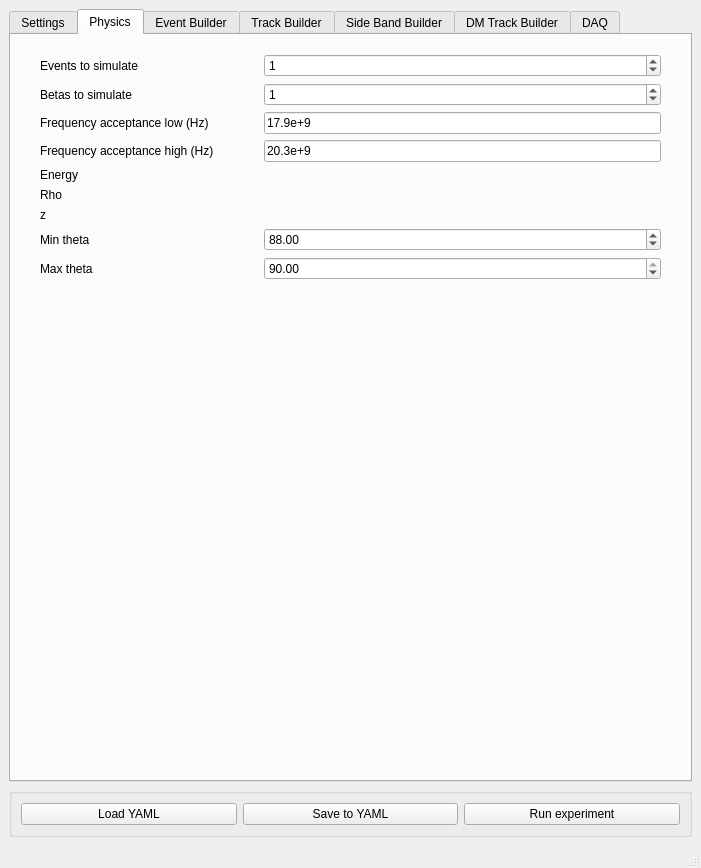
<?xml version="1.0" encoding="UTF-8"?>
<ui version="4.0">
 <class>MainWindow</class>
 <widget class="QMainWindow" name="MainWindow">
  <property name="geometry">
   <rect>
    <x>0</x>
    <y>0</y>
    <width>701</width>
    <height>868</height>
   </rect>
  </property>
  <property name="windowTitle">
   <string>MainWindow</string>
  </property>
  <widget class="QWidget" name="centralwidget">
   <layout class="QVBoxLayout" name="verticalLayout_9">
    <item>
     <widget class="QTabWidget" name="tabWidget">
      <property name="sizePolicy">
       <sizepolicy hsizetype="Expanding" vsizetype="MinimumExpanding">
        <horstretch>0</horstretch>
        <verstretch>0</verstretch>
       </sizepolicy>
      </property>
      <property name="tabPosition">
       <enum>QTabWidget::TabPosition::North</enum>
      </property>
      <property name="currentIndex">
       <number>1</number>
      </property>
      <widget class="QWidget" name="settings_tab">
       <attribute name="title">
        <string>Settings</string>
       </attribute>
       <layout class="QVBoxLayout" name="verticalLayout_2">
        <item>
         <layout class="QFormLayout" name="settings_form">
          <property name="horizontalSpacing">
           <number>50</number>
          </property>
          <property name="leftMargin">
           <number>20</number>
          </property>
          <property name="topMargin">
           <number>10</number>
          </property>
          <property name="rightMargin">
           <number>20</number>
          </property>
          <property name="bottomMargin">
           <number>10</number>
          </property>
          <item row="0" column="0">
           <widget class="QLabel" name="simDAQLabel">
            <property name="text">
             <string>Simulate DAQ?</string>
            </property>
           </widget>
          </item>
          <item row="0" column="1">
           <widget class="QCheckBox" name="simDAQCheckBox">
            <property name="checked">
             <bool>true</bool>
            </property>
           </widget>
          </item>
          <item row="1" column="0">
           <widget class="QLabel" name="randSeedLabel">
            <property name="text">
             <string>Random seed</string>
            </property>
           </widget>
          </item>
          <item row="1" column="1">
           <widget class="QLineEdit" name="randSeedLineEdit">
            <property name="enabled">
             <bool>false</bool>
            </property>
            <property name="text">
             <string>chirality</string>
            </property>
           </widget>
          </item>
          <item row="2" column="0">
           <widget class="QLabel" name="useHardwareEntropyLabel">
            <property name="text">
             <string>Use hardware entropy</string>
            </property>
           </widget>
          </item>
          <item row="2" column="1">
           <widget class="QCheckBox" name="useHardwareEntropyCheckBox">
            <property name="checked">
             <bool>true</bool>
            </property>
           </widget>
          </item>
         </layout>
        </item>
       </layout>
      </widget>
      <widget class="QWidget" name="physics_tab">
       <attribute name="title">
        <string>Physics</string>
       </attribute>
       <layout class="QVBoxLayout" name="verticalLayout_3">
        <item>
         <layout class="QFormLayout" name="physics_form">
          <property name="horizontalSpacing">
           <number>50</number>
          </property>
          <property name="leftMargin">
           <number>20</number>
          </property>
          <property name="topMargin">
           <number>10</number>
          </property>
          <property name="rightMargin">
           <number>20</number>
          </property>
          <property name="bottomMargin">
           <number>10</number>
          </property>
          <item row="0" column="0">
           <widget class="QLabel" name="eventsToSimulateLabel">
            <property name="text">
             <string>Events to simulate</string>
            </property>
           </widget>
          </item>
          <item row="0" column="1">
           <widget class="QSpinBox" name="eventsToSimulateSpinBox">
            <property name="minimum">
             <number>-1</number>
            </property>
            <property name="maximum">
             <number>1000000</number>
            </property>
            <property name="value">
             <number>1</number>
            </property>
           </widget>
          </item>
          <item row="1" column="0">
           <widget class="QLabel" name="betasToSimulateLabel">
            <property name="text">
             <string>Betas to simulate</string>
            </property>
           </widget>
          </item>
          <item row="1" column="1">
           <widget class="QSpinBox" name="betasToSimulateSpinBox">
            <property name="minimum">
             <number>-1</number>
            </property>
            <property name="maximum">
             <number>1000000</number>
            </property>
            <property name="value">
             <number>1</number>
            </property>
           </widget>
          </item>
          <item row="2" column="0">
           <widget class="QLabel" name="freqAcceptanceLowLabel">
            <property name="text">
             <string>Frequency acceptance low (Hz)</string>
            </property>
           </widget>
          </item>
          <item row="3" column="0">
           <widget class="QLabel" name="freqAcceptanceHighLabel">
            <property name="text">
             <string>Frequency acceptance high (Hz)</string>
            </property>
           </widget>
          </item>
          <item row="4" column="0">
           <widget class="QLabel" name="energyLabel">
            <property name="text">
             <string>Energy</string>
            </property>
           </widget>
          </item>
          <item row="4" column="1">
           <widget class="DistributionWidget" name="energyWidget" native="true"/>
          </item>
          <item row="5" column="0">
           <widget class="QLabel" name="rhoLabel">
            <property name="text">
             <string>Rho</string>
            </property>
           </widget>
          </item>
          <item row="5" column="1">
           <widget class="DistributionWidget" name="rhoWidget" native="true"/>
          </item>
          <item row="6" column="0">
           <widget class="QLabel" name="zLabel">
            <property name="text">
             <string>z</string>
            </property>
           </widget>
          </item>
          <item row="6" column="1">
           <widget class="DistributionWidget" name="zWidget" native="true"/>
          </item>
          <item row="7" column="0">
           <widget class="QLabel" name="minThetaLabel">
            <property name="text">
             <string>Min theta</string>
            </property>
           </widget>
          </item>
          <item row="7" column="1">
           <widget class="QDoubleSpinBox" name="minThetaDoubleSpinBox">
            <property name="maximum">
             <double>90.000000000000000</double>
            </property>
            <property name="value">
             <double>88.000000000000000</double>
            </property>
           </widget>
          </item>
          <item row="8" column="0">
           <widget class="QLabel" name="maxThetaLabel">
            <property name="text">
             <string>Max theta</string>
            </property>
           </widget>
          </item>
          <item row="8" column="1">
           <widget class="QDoubleSpinBox" name="maxThetaDoubleSpinBox">
            <property name="maximum">
             <double>90.000000000000000</double>
            </property>
            <property name="singleStep">
             <double>1.000000000000000</double>
            </property>
            <property name="value">
             <double>90.000000000000000</double>
            </property>
           </widget>
          </item>
          <item row="2" column="1">
           <widget class="QLineEdit" name="freqAcceptanceLowLineEdit">
            <property name="text">
             <string>17.9e+9</string>
            </property>
           </widget>
          </item>
          <item row="3" column="1">
           <widget class="QLineEdit" name="freqAcceptanceHighLineEdit">
            <property name="text">
             <string>20.3e+9</string>
            </property>
           </widget>
          </item>
         </layout>
        </item>
       </layout>
      </widget>
      <widget class="QWidget" name="eventbuilder_tab">
       <attribute name="title">
        <string>Event Builder</string>
       </attribute>
       <layout class="QVBoxLayout" name="verticalLayout">
        <item>
         <layout class="QFormLayout" name="eventbuilder_form">
          <property name="horizontalSpacing">
           <number>50</number>
          </property>
          <property name="leftMargin">
           <number>20</number>
          </property>
          <property name="topMargin">
           <number>10</number>
          </property>
          <property name="rightMargin">
           <number>20</number>
          </property>
          <property name="bottomMargin">
           <number>10</number>
          </property>
          <item row="0" column="0">
           <widget class="QLabel" name="mainFieldLabel">
            <property name="text">
             <string>Main field (T)</string>
            </property>
           </widget>
          </item>
          <item row="0" column="1">
           <widget class="QLineEdit" name="mainFieldLineEdit">
            <property name="text">
             <string>[1.0, 2.0]</string>
            </property>
           </widget>
          </item>
          <item row="1" column="0">
           <widget class="QLabel" name="trapCurrentLabel">
            <property name="text">
             <string>Trap current (A)</string>
            </property>
           </widget>
          </item>
          <item row="1" column="1">
           <widget class="QLineEdit" name="trapCurrentLineEdit">
            <property name="text">
             <string>[0.5538461538461538, 1.107692307692308]</string>
            </property>
           </widget>
          </item>
          <item row="2" column="0">
           <widget class="QLabel" name="decayCellRadiusLabel">
            <property name="text">
             <string>Decay cell radius (m)</string>
            </property>
           </widget>
          </item>
          <item row="2" column="1">
           <widget class="QLineEdit" name="decayCellRadiusLineEdit">
            <property name="text">
             <string>5.78e-3</string>
            </property>
           </widget>
          </item>
         </layout>
        </item>
       </layout>
      </widget>
      <widget class="QWidget" name="trackbuilder_tab">
       <attribute name="title">
        <string>Track Builder</string>
       </attribute>
       <layout class="QVBoxLayout" name="verticalLayout_5">
        <item>
         <layout class="QFormLayout" name="trackbuilder_form">
          <property name="horizontalSpacing">
           <number>50</number>
          </property>
          <property name="leftMargin">
           <number>20</number>
          </property>
          <property name="topMargin">
           <number>10</number>
          </property>
          <property name="rightMargin">
           <number>20</number>
          </property>
          <property name="bottomMargin">
           <number>10</number>
          </property>
          <item row="0" column="0">
           <widget class="QLabel" name="startTimeLabel">
            <property name="text">
             <string>Start time</string>
            </property>
           </widget>
          </item>
          <item row="0" column="1">
           <widget class="DistributionWidget" name="startTimeWidget" native="true"/>
          </item>
          <item row="1" column="0">
           <widget class="QLabel" name="trackLengthLabel">
            <property name="text">
             <string>Track length</string>
            </property>
           </widget>
          </item>
          <item row="1" column="1">
           <widget class="DistributionWidget" name="trackLengthWidget" native="true"/>
          </item>
          <item row="2" column="0">
           <widget class="QLabel" name="energyLossLabel">
            <property name="text">
             <string>Energy loss</string>
            </property>
           </widget>
          </item>
          <item row="2" column="1">
           <widget class="DistributionWidget" name="energyLossWidget" native="true"/>
          </item>
          <item row="3" column="0">
           <widget class="QLabel" name="scatteringAngleLabel">
            <property name="text">
             <string>Scattering angle</string>
            </property>
           </widget>
          </item>
          <item row="3" column="1">
           <widget class="DistributionWidget" name="scatteringAngleWidget" native="true"/>
          </item>
          <item row="4" column="0">
           <widget class="QLabel" name="fracElasticLabel">
            <property name="text">
             <string>Elastic scattering fraction</string>
            </property>
           </widget>
          </item>
          <item row="4" column="1">
           <widget class="QDoubleSpinBox" name="fracElasticDoubleSpinBox">
            <property name="decimals">
             <number>4</number>
            </property>
            <property name="maximum">
             <double>1.000000000000000</double>
            </property>
            <property name="singleStep">
             <double>0.010000000000000</double>
            </property>
            <property name="value">
             <double>1.000000000000000</double>
            </property>
           </widget>
          </item>
          <item row="5" column="0">
           <widget class="QLabel" name="maxNumberOfJumpsLabel">
            <property name="text">
             <string>Max number of jumps</string>
            </property>
           </widget>
          </item>
          <item row="5" column="1">
           <widget class="QSpinBox" name="maxNumberOfJumpsSpinBox">
            <property name="value">
             <number>1</number>
            </property>
           </widget>
          </item>
          <item row="6" column="0">
           <widget class="QLabel" name="voltageOnTimeLabel">
            <property name="text">
             <string>Voltage on time (ms)</string>
            </property>
           </widget>
          </item>
          <item row="6" column="1">
           <widget class="QDoubleSpinBox" name="voltageOnTimeDoubleSpinBox">
            <property name="decimals">
             <number>4</number>
            </property>
            <property name="singleStep">
             <double>0.005000000000000</double>
            </property>
            <property name="value">
             <double>0.168000000000000</double>
            </property>
           </widget>
          </item>
          <item row="7" column="0">
           <widget class="QLabel" name="voltageOffTimeLabel">
            <property name="text">
             <string>Voltage off time (ms)</string>
            </property>
           </widget>
          </item>
          <item row="7" column="1">
           <widget class="QDoubleSpinBox" name="voltageOffTimeDoubleSpinBox">
            <property name="decimals">
             <number>4</number>
            </property>
            <property name="value">
             <double>10.000000000000000</double>
            </property>
           </widget>
          </item>
          <item row="8" column="0">
           <widget class="QLabel" name="voltageFractionalOffsetLabel">
            <property name="text">
             <string>Voltage fractional offset</string>
            </property>
           </widget>
          </item>
          <item row="8" column="1">
           <widget class="QDoubleSpinBox" name="voltageFractionalOffsetDoubleSpinBox">
            <property name="decimals">
             <number>4</number>
            </property>
            <property name="maximum">
             <double>1.000000000000000</double>
            </property>
            <property name="singleStep">
             <double>0.010000000000000</double>
            </property>
            <property name="value">
             <double>0.100000000000000</double>
            </property>
           </widget>
          </item>
         </layout>
        </item>
       </layout>
      </widget>
      <widget class="QWidget" name="sideband_tab">
       <attribute name="title">
        <string>Side Band Builder</string>
       </attribute>
       <layout class="QVBoxLayout" name="verticalLayout_6">
        <item>
         <layout class="QFormLayout" name="sideband_form">
          <property name="fieldGrowthPolicy">
           <enum>QFormLayout::FieldGrowthPolicy::ExpandingFieldsGrow</enum>
          </property>
          <property name="horizontalSpacing">
           <number>50</number>
          </property>
          <property name="leftMargin">
           <number>20</number>
          </property>
          <property name="topMargin">
           <number>10</number>
          </property>
          <property name="rightMargin">
           <number>20</number>
          </property>
          <property name="bottomMargin">
           <number>10</number>
          </property>
          <item row="0" column="0">
           <widget class="QLabel" name="sidebandNumberLabel">
            <property name="text">
             <string>Sideband number</string>
            </property>
           </widget>
          </item>
          <item row="0" column="1">
           <widget class="QSpinBox" name="sidebandNumberSpinBox">
            <property name="value">
             <number>1</number>
            </property>
           </widget>
          </item>
          <item row="1" column="0">
           <widget class="QLabel" name="fracTotalTrackPowerCutLabel">
            <property name="text">
             <string>Sideband fractional power threshold</string>
            </property>
           </widget>
          </item>
          <item row="1" column="1">
           <widget class="QDoubleSpinBox" name="fracTotalTrackPowerCutDoubleSpinBox">
            <property name="decimals">
             <number>4</number>
            </property>
            <property name="maximum">
             <double>1.000000000000000</double>
            </property>
            <property name="singleStep">
             <double>0.010000000000000</double>
            </property>
           </widget>
          </item>
          <item row="2" column="0">
           <widget class="QLabel" name="harmonicSidebandsLabel">
            <property name="text">
             <string>Harmonic sidebands</string>
            </property>
           </widget>
          </item>
          <item row="2" column="1">
           <widget class="QCheckBox" name="harmonicSidebandsCheckBox"/>
          </item>
          <item row="3" column="0">
           <widget class="QLabel" name="magneticModulationLabel">
            <property name="text">
             <string>Magnetic modulation</string>
            </property>
           </widget>
          </item>
          <item row="3" column="1">
           <widget class="QCheckBox" name="magneticModulationCheckBox">
            <property name="checked">
             <bool>true</bool>
            </property>
           </widget>
          </item>
         </layout>
        </item>
       </layout>
      </widget>
      <widget class="QWidget" name="dmtrack_tab">
       <attribute name="title">
        <string>DM Track Builder</string>
       </attribute>
       <layout class="QVBoxLayout" name="verticalLayout_7">
        <item>
         <layout class="QFormLayout" name="dmtrack_form">
          <property name="horizontalSpacing">
           <number>50</number>
          </property>
          <property name="leftMargin">
           <number>20</number>
          </property>
          <property name="topMargin">
           <number>10</number>
          </property>
          <property name="rightMargin">
           <number>20</number>
          </property>
          <property name="bottomMargin">
           <number>10</number>
          </property>
          <item row="0" column="0">
           <widget class="QLabel" name="mixerFreqLabel">
            <property name="text">
             <string>Down mixer frequency (Hz)</string>
            </property>
           </widget>
          </item>
          <item row="0" column="1">
           <widget class="QLineEdit" name="mixerFreqLineEdit">
            <property name="text">
             <string>17.9e+9</string>
            </property>
           </widget>
          </item>
         </layout>
        </item>
       </layout>
      </widget>
      <widget class="QWidget" name="daq_tab">
       <property name="enabled">
        <bool>true</bool>
       </property>
       <attribute name="title">
        <string>DAQ</string>
       </attribute>
       <layout class="QVBoxLayout" name="verticalLayout_8">
        <item>
         <layout class="QFormLayout" name="daq_form">
          <property name="horizontalSpacing">
           <number>50</number>
          </property>
          <property name="leftMargin">
           <number>20</number>
          </property>
          <property name="topMargin">
           <number>10</number>
          </property>
          <property name="rightMargin">
           <number>20</number>
          </property>
          <property name="bottomMargin">
           <number>10</number>
          </property>
          <item row="0" column="0">
           <widget class="QLabel" name="acqLengthLabel">
            <property name="text">
             <string>Acquisition file length (s)</string>
            </property>
           </widget>
          </item>
          <item row="0" column="1">
           <widget class="QDoubleSpinBox" name="acqLengthDoubleSpinBox">
            <property name="singleStep">
             <double>0.100000000000000</double>
            </property>
            <property name="value">
             <double>1.000000000000000</double>
            </property>
           </widget>
          </item>
          <item row="1" column="0">
           <widget class="QLabel" name="nAcquisitionsLabel">
            <property name="text">
             <string>Number of acquisitions</string>
            </property>
           </widget>
          </item>
          <item row="1" column="1">
           <widget class="QSpinBox" name="nAcquisitionsSpinBox">
            <property name="value">
             <number>1</number>
            </property>
           </widget>
          </item>
          <item row="2" column="0">
           <widget class="QLabel" name="freqBandwidthLabel">
            <property name="text">
             <string>Frequency bandwidth (Hz)</string>
            </property>
           </widget>
          </item>
          <item row="2" column="1">
           <widget class="QLineEdit" name="freqBandwidthLineEdit">
            <property name="text">
             <string>2.4e+9</string>
            </property>
           </widget>
          </item>
          <item row="3" column="0">
           <widget class="QLabel" name="freqBinsLabel">
            <property name="text">
             <string>Frequency bins</string>
            </property>
           </widget>
          </item>
          <item row="3" column="1">
           <widget class="QComboBox" name="freqBinsComboBox">
            <property name="currentIndex">
             <number>1</number>
            </property>
            <item>
             <property name="text">
              <string>4096</string>
             </property>
            </item>
            <item>
             <property name="text">
              <string>8192</string>
             </property>
            </item>
            <item>
             <property name="text">
              <string>16384</string>
             </property>
            </item>
            <item>
             <property name="text">
              <string>32768</string>
             </property>
            </item>
           </widget>
          </item>
          <item row="4" column="0">
           <widget class="QLabel" name="nChannelsLabel">
            <property name="text">
             <string>Number of channels</string>
            </property>
           </widget>
          </item>
          <item row="4" column="1">
           <widget class="QComboBox" name="nChannelsComboBox">
            <item>
             <property name="text">
              <string>1</string>
             </property>
            </item>
            <item>
             <property name="text">
              <string>2</string>
             </property>
            </item>
           </widget>
          </item>
          <item row="5" column="0">
           <widget class="QLabel" name="roachAvgLabel">
            <property name="text">
             <string>ROACH average bins</string>
            </property>
           </widget>
          </item>
          <item row="5" column="1">
           <widget class="QSpinBox" name="roachAvgSpinBox">
            <property name="minimum">
             <number>1</number>
            </property>
            <property name="maximum">
             <number>16</number>
            </property>
            <property name="value">
             <number>2</number>
            </property>
           </widget>
          </item>
          <item row="6" column="0">
           <widget class="QLabel" name="roachInvertedLabel">
            <property name="text">
             <string>ROACH inverted</string>
            </property>
           </widget>
          </item>
          <item row="6" column="1">
           <widget class="QCheckBox" name="roachInvertedCheckBox">
            <property name="checked">
             <bool>true</bool>
            </property>
           </widget>
          </item>
          <item row="7" column="0">
           <widget class="QLabel" name="buildLabelsLabel">
            <property name="text">
             <string>Build labels</string>
            </property>
           </widget>
          </item>
          <item row="7" column="1">
           <widget class="QCheckBox" name="buildLabelsCheckBox"/>
          </item>
          <item row="8" column="0">
           <widget class="QLabel" name="noisePath1Label">
            <property name="text">
             <string>Noise path 1</string>
            </property>
           </widget>
          </item>
          <item row="9" column="0">
           <widget class="QLabel" name="noisePath2Label">
            <property name="text">
             <string>Noise path 2</string>
            </property>
           </widget>
          </item>
          <item row="10" column="0">
           <widget class="QLabel" name="noiseTemperatureLabel">
            <property name="text">
             <string>Noise temperature</string>
            </property>
           </widget>
          </item>
          <item row="10" column="1">
           <widget class="QDoubleSpinBox" name="noiseTemperatureDoubleSpinBox">
            <property name="maximum">
             <double>273.000000000000000</double>
            </property>
            <property name="value">
             <double>64.000000000000000</double>
            </property>
           </widget>
          </item>
          <item row="11" column="0">
           <widget class="QLabel" name="specPrefixLabel">
            <property name="text">
             <string>spec prefix</string>
            </property>
           </widget>
          </item>
          <item row="11" column="1">
           <widget class="QLineEdit" name="specPrefixLineEdit">
            <property name="text">
             <string>SNR_dev</string>
            </property>
           </widget>
          </item>
          <item row="12" column="0">
           <widget class="QLabel" name="specSuffixLabel">
            <property name="text">
             <string>spec suffix</string>
            </property>
           </widget>
          </item>
          <item row="12" column="1">
           <widget class="QLineEdit" name="specSuffixLineEdit">
            <property name="text">
             <string>speck</string>
            </property>
           </widget>
          </item>
          <item row="13" column="0">
           <widget class="QLabel" name="thresholdFactorLabel">
            <property name="text">
             <string>Threshold factor</string>
            </property>
           </widget>
          </item>
          <item row="13" column="1">
           <widget class="QDoubleSpinBox" name="thresholdFactorDoubleSpinBox">
            <property name="value">
             <double>6.000000000000000</double>
            </property>
           </widget>
          </item>
          <item row="14" column="0">
           <widget class="QLabel" name="trapOffBinLabel">
            <property name="text">
             <string>Trap off bin</string>
            </property>
           </widget>
          </item>
          <item row="14" column="1">
           <widget class="QDoubleSpinBox" name="trapOffBinDoubleSpinBox">
            <property name="maximum">
             <double>8192.000000000000000</double>
            </property>
            <property name="value">
             <double>301.029999999999973</double>
            </property>
           </widget>
          </item>
          <item row="15" column="0">
           <widget class="QLabel" name="rigolVoltageLabel">
            <property name="text">
             <string>Rigol voltage (mV)</string>
            </property>
           </widget>
          </item>
          <item row="15" column="1">
           <widget class="QDoubleSpinBox" name="rigolVoltageDoubleSpinBox">
            <property name="decimals">
             <number>3</number>
            </property>
            <property name="value">
             <double>0.870000000000000</double>
            </property>
           </widget>
          </item>
          <item row="8" column="1">
           <widget class="FileBrowserWidget" name="noisePath1Widget" native="true"/>
          </item>
          <item row="9" column="1">
           <widget class="FileBrowserWidget" name="noisePath2Widget" native="true"/>
          </item>
         </layout>
        </item>
       </layout>
      </widget>
     </widget>
    </item>
    <item>
     <widget class="QGroupBox" name="groupBox">
      <property name="sizePolicy">
       <sizepolicy hsizetype="Preferred" vsizetype="Fixed">
        <horstretch>0</horstretch>
        <verstretch>0</verstretch>
       </sizepolicy>
      </property>
      <property name="minimumSize">
       <size>
        <width>0</width>
        <height>0</height>
       </size>
      </property>
      <property name="title">
       <string/>
      </property>
      <layout class="QGridLayout" name="gridLayout">
       <item row="0" column="0">
        <widget class="QPushButton" name="loadButton">
         <property name="text">
          <string>Load YAML</string>
         </property>
        </widget>
       </item>
       <item row="0" column="1">
        <widget class="QPushButton" name="saveButton">
         <property name="text">
          <string>Save to YAML</string>
         </property>
        </widget>
       </item>
       <item row="0" column="2">
        <widget class="QPushButton" name="runButton">
         <property name="text">
          <string>Run experiment</string>
         </property>
        </widget>
       </item>
      </layout>
     </widget>
    </item>
   </layout>
  </widget>
  <widget class="QMenuBar" name="menubar">
   <property name="geometry">
    <rect>
     <x>0</x>
     <y>0</y>
     <width>701</width>
     <height>30</height>
    </rect>
   </property>
  </widget>
  <widget class="QStatusBar" name="statusbar"/>
 </widget>
 <customwidgets>
  <customwidget>
   <class>DistributionWidget</class>
   <extends>QWidget</extends>
   <header>distribution_widget</header>
   <container>1</container>
  </customwidget>
  <customwidget>
   <class>FileBrowserWidget</class>
   <extends>QWidget</extends>
   <header>file_browser_widget</header>
   <container>1</container>
  </customwidget>
 </customwidgets>
 <resources/>
 <connections/>
</ui>
